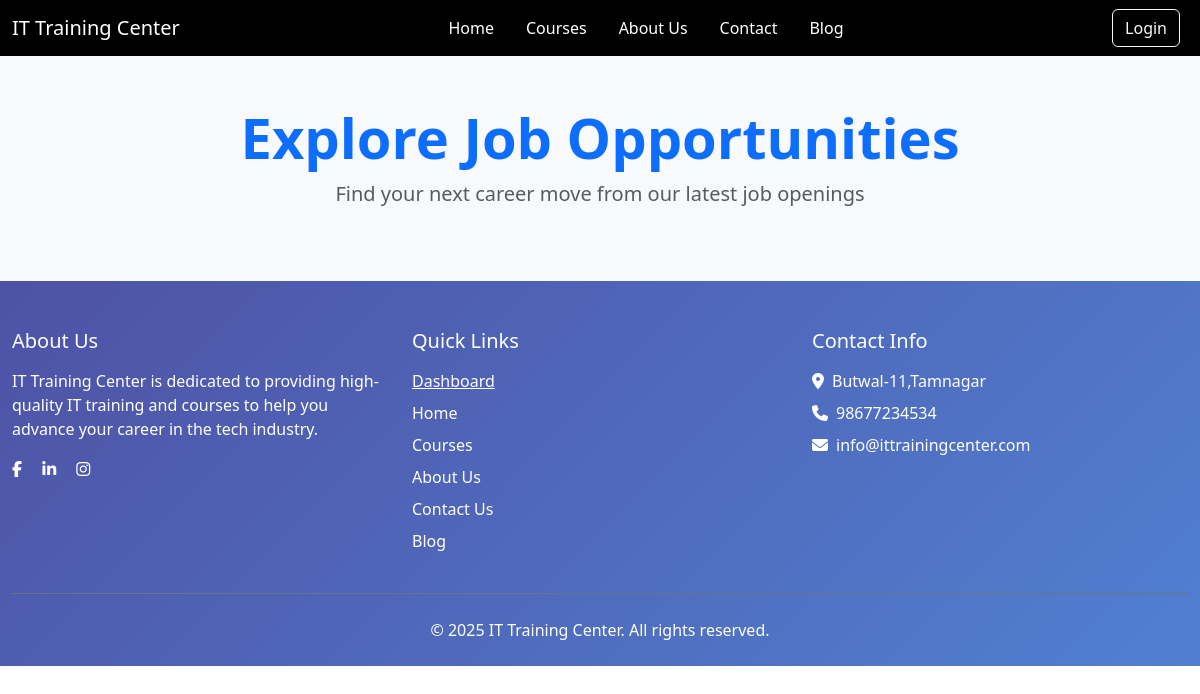
Before: /student/job_announcement with the older database file.
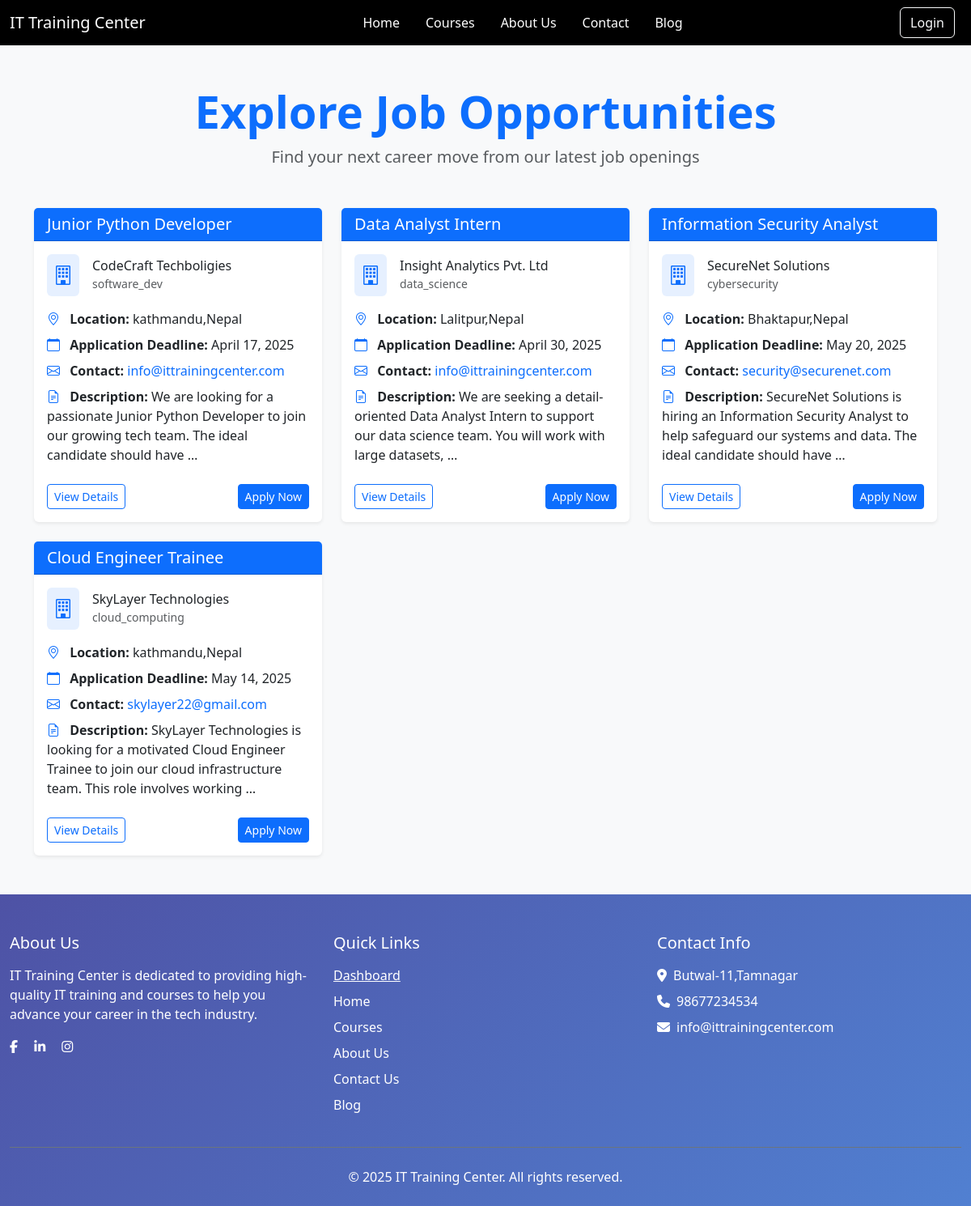
After: the same page with the newer database file.
### studentapp/models.py (models this page shows, shortened)
class Job(models.Model):
    CATEGORY_CHOICES = [
       ('software_dev', 'Software Development'),
        ('data_science', 'Data Science'),
        ('cybersecurity', 'Cybersecurity'),
        ('networking', 'Networking & Infrastructure'),
        ('cloud_computing', 'Cloud Computing'),
        ('it_support', 'IT Support & Administration'),
        ('other', 'Other'),
    ]
    JOB_TYPE_CHOICES = [
        ('FT', 'Full Time'),
        ('PT', 'Part Time'),
    ]
    title = models.CharField(max_length=200)
    company = models.CharField(max_length=200)
    category = models.CharField(max_length=15, choices=CATEGORY_CHOICES)
    job_type = models.CharField(max_length=10, choices=JOB_TYPE_CHOICES)
    location = models.CharField(max_length=200)
    application_deadline = models.DateField()
    email = models.EmailField()
    description = models.TextField()

### studentapp/views.py (the view)
# urls.py: path('job_announcement',job_announcement,name='job_announcement'),
def job_announcement(request):
    jobs= Job.objects.all()
    return render(request,'dashboard/job_announcement.html',{'jobs':jobs})

### studentapp/templates/dashboard/job_announcement.html
{% extends 'base2.html' %}
{% load static %}
{% block content %}
<section class="job-opportunities py-5 bg-light">
  <div class="container">
    <div class="text-center mb-5">
      <h2 class="display-4 fw-bold text-primary">Explore Job Opportunities</h2>
      <p class="lead text-muted">Find your next career move from our latest job openings</p>
    </div>
    <div class="row row-cols-1 row-cols-md-2 row-cols-lg-3 g-4">
      {% for job in jobs %}
      <div class="col">
        <div class="card shadow-sm border-0 hover-shadow-lg">
          <div class="card-header bg-primary text-white">
            <h5 class="mb-0">{{ job.title }}</h5>
          </div>
          <div class="card-body">
            <div class="d-flex align-items-center mb-3">
              <div class="bg-primary bg-opacity-10 p-2 rounded me-3">
                <i class="bi bi-building text-primary fs-4"></i>
              </div>
              <div>
                <h6 class="mb-0">{{ job.company }}</h6>
                <small class="text-muted">{{ job.category }}</small>
              </div>
            </div>
            <ul class="list-unstyled mb-4">
              <li class="mb-2">
                <i class="bi bi-geo-alt me-2 text-primary"></i>
                <strong>Location:</strong> {{ job.location }}
              </li>
              <li class="mb-2">
                <i class="bi bi-calendar me-2 text-primary"></i>
                <strong>Application Deadline:</strong> {{ job.application_deadline|date:"F j, Y" }}
              </li>
              <li class="mb-2">
                <i class="bi bi-envelope me-2 text-primary"></i>
                <strong>Contact:</strong>
                <a href="mailto:{{ job.email }}?subject={{ 'Application for ' |add:job.title|urlencode }}"
                   class="text-decoration-none text-primary">{{ job.email }}</a>
              </li>
              <li class="mb-2">
                <i class="bi bi-file-earmark-text me-2 text-primary"></i>
                <strong>Description:</strong> {{ job.description|truncatewords:20 }}
              </li>
            </ul>
            <div class="d-flex justify-content-between">
              <a href="#" class="btn btn-outline-primary btn-sm">View Details</a>
              <a href="mailto:{{ job.email }}?subject=Application for {{ job.title|urlencode }}"
                 class="btn btn-primary btn-sm">Apply Now</a>
            </div>
          </div>
        </div>
      </div>
      {% endfor %}
    </div>
  </div>
</section>
{% endblock %}

Changed rows visible on the page:
added Job: title "Junior Python Developer", company "CodeCraft Techboligies", category "software_dev", location "kathmandu,Nepal", application_deadline "April 17, 2025", email "info@ittrainingcenter.com", description "We are looking for a passionate Junior Python Developer to join our growing tech team. The ideal candidate should have …"
added Job: title "Data Analyst Intern", company "Insight Analytics Pvt. Ltd", category "data_science", location "Lalitpur,Nepal", application_deadline "April 30, 2025", email "info@ittrainingcenter.com", description "We are seeking a detail-oriented Data Analyst Intern to support our data science team. You will work with large datasets, …"
added Job: title "Information Security Analyst", company "SecureNet Solutions", category "cybersecurity", location "Bhaktapur,Nepal", application_deadline "May 20, 2025", email "security@securenet.com", description "SecureNet Solutions is hiring an Information Security Analyst to help safeguard our systems and data. The ideal candidate should have …"
added Job: title "Cloud Engineer Trainee", company "SkyLayer Technologies", category "cloud_computing", location "kathmandu,Nepal", application_deadline "May 14, 2025", email "skylayer22@gmail.com", description "SkyLayer Technologies is looking for a motivated Cloud Engineer Trainee to join our cloud infrastructure team. This role involves working …"
